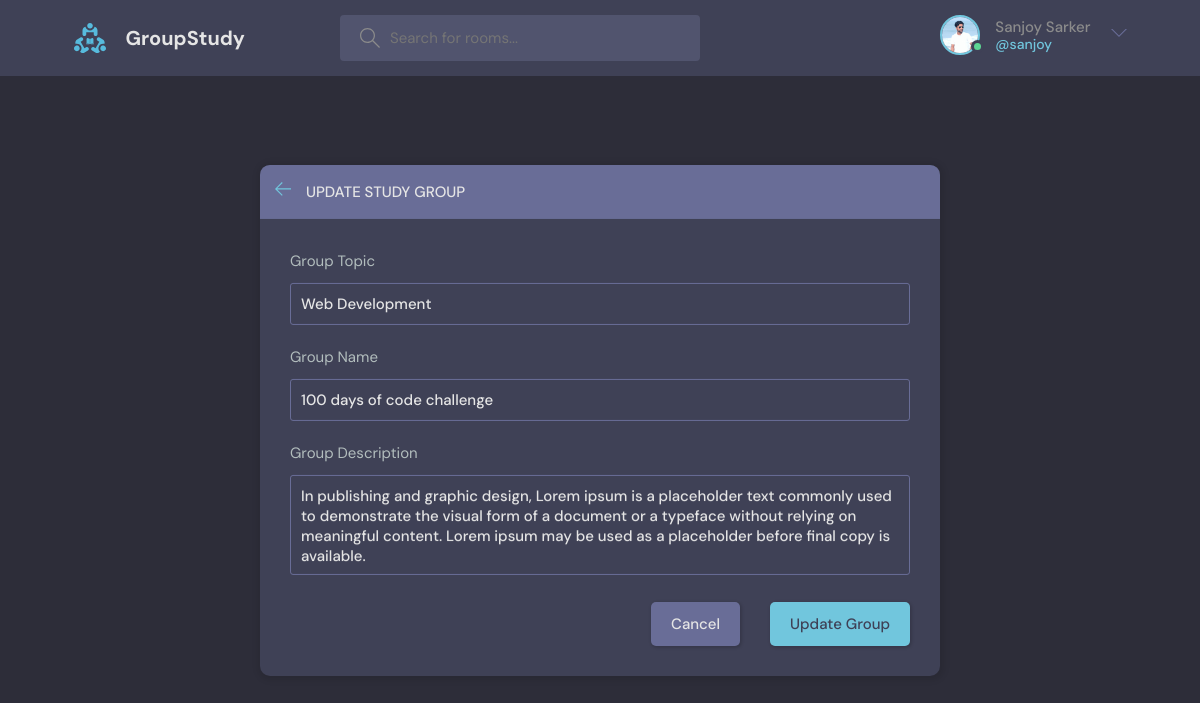
The app's page /update-room/1/ (signed in) with its own data.
### base/models.py (models this page shows, shortened)
class User(AbstractUser):
    name = models.CharField(max_length=200,null=True)
    email = models.EmailField(unique=True,null=True)
    bio = models.TextField(null=True)
    avatar = models.ImageField(upload_to='user_img/',default='avatar.svg',null=True)
    USERNAME_FIELD = 'email'
    REQUIRED_FIELDS = []

class Room(models.Model):
    host = models.ForeignKey(User, on_delete=models.SET_NULL, null=True)
    topic = models.ForeignKey(Topic, on_delete=models.SET_NULL, null=True)
    name = models.CharField(max_length=200)
    description = models.TextField(null=True, blank=True)
    participants = models.ManyToManyField(
        User, related_name="participants", blank=True)
    updated = models.DateTimeField(auto_now=True)
    created = models.DateTimeField(auto_now_add=True)
    class Meta:
        ordering = ['-updated', '-created']

class Topic(models.Model):
    name = models.CharField(max_length=200)

### base/views.py (the view, shortened to what this page needs)
# urls.py: path('update-room/<str:pk>/', updateRoom, name="update-room"),
@login_required(login_url='login')
def updateRoom(request, pk):
    room = Room.objects.get(id=pk)
    form = RoomForm(instance=room)
    topics = Topic.objects.all()
    if request.user != room.host:
        return HttpResponse('<h3>You are not allowed here...!</h3>')
    context = {'form': form, 'topics': topics, 'room': room}
    return render(request, 'base/update_room.html', context)

### base/forms.py
class RoomForm(ModelForm):
    class Meta:
        model = Room
        fields = '__all__'
        exclude = ['host', 'participants']

### base/templates/base/update_room.html (shortened to what this page needs)
{% extends 'main.html' %}
{% load static %}
{% block content %}
<main class="create-room layout">
    <div class="container">
        <div class="layout__box">
            <div class="layout__boxHeader">
                <div class="layout__boxTitle">
                    <a href="{% url 'home' %}">
                        <svg version="1.1" xmlns="http://www.w3.org/2000/svg" width="32" height="32"
                            viewBox="0 0 32 32">
                            <title>arrow-left</title>
                            <path
                                d="M13.723 2.286l-13.723 13.714 13.719 13.714 1.616-1.611-10.96-10.96h27.625v-2.286h-27.625l10.965-10.965-1.616-1.607z">
                            </path>
                        </svg>
                    </a>
                    <h3>Update Study Group</h3>
                </div>
            </div>
            <div class="layout__body">
                <form class="form" action="" method="POST">
                    <div class="form__group">
                        <label for="group_topic">Group Topic</label>
                        <input required type="text" value="{{room.topic.name}}" name="topic" list="topic-list">
                    </div>
                    <div class="form__group">
                        <label for="group_name">Group Name</label>
                        {{form.name}}
                    </div>
                    <div class="form__group">
                        <label for="group_description">Group Description</label>
                        {{form.description}}
                    </div>
                    <div class="form__action">
                        <a class="btn btn--dark" href="{% url 'home' %}">Cancel</a>
                        <button class="btn btn--main" type="submit">Update Group</button>
                    </div>
                </form>
            </div>
        </div>
    </div>
</main>
{% endblock content %}

### templates/navbar.html (shortened to what this page needs)
{% load static %}
<header class="header header--loggedIn">
  <div class="container">
    <a href="{% url 'home' %}" class="header__logo">
      <img src="{% static 'images/logo.svg' %}" />
      <h1>GroupStudy</h1>
    </a>
    <form class="header__search" action="{% url 'home' %}" method="get">
      <label>
        <input name="q" placeholder="Search for rooms..." />
      </label>
    </form>
    <nav class="header__menu">
      {% if request.user.is_authenticated %}
      <div class="header__user">
        <a href="{% url 'user-profile' request.user.id %}">
          <div class="avatar avatar--medium active">
            <img src="{{request.user.avatar.url}}" />
          </div>
          <p>{{request.user.name}} <span>@{{request.user.username}}</span></p>
        </a>
        <button class="dropdown-button">
          <svg version="1.1" xmlns="http://www.w3.org/2000/svg" width="32" height="32" viewBox="0 0 32 32">
            <title>chevron-down</title>
            <path d="M16 21l-13-13h-3l16 16 16-16h-3l-13 13z"></path>
          </svg>
        </button>
      </div>
      {% else %}
      <a href="{% url 'login' %}">
        <img src="{% static 'images/avatar.svg' %}" />
        <p>Login</p>
      </a>
      {% endif %}
    </nav>
  </div>
</header>

### records on screen
User: user.avatar (picture), user.name "Sanjoy Sarker", user.username "sanjoy"
Room: topic "Web Development", name "100 days of code challenge", description "In publishing and graphic design, Lorem ipsum is a placeholder text commonly used to demonstrate the visual form of a document or a typeface without relying on meaningful content. Lorem ipsum may be used as a placeholder before final copy is available."
